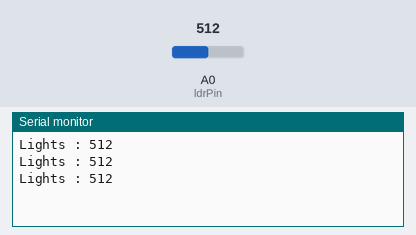
Bench run of a sketch on a simulated Arduino Uno, built with avr-gcc and run on an emulated ATmega328P. Shown: the last lines printed to the serial monitor. Inputs (shaded band) come from the test bench; at power-on: A0 (ldrPin) = 512.

Above: at 1.3 s.
1.4 s: A0 (ldrPin) set to 716
At 1.9 s:
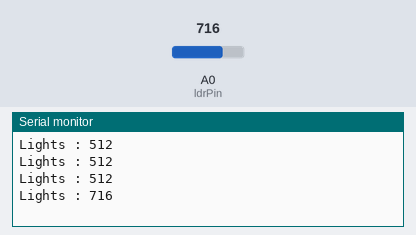
2.9 s: A0 (ldrPin) set to 900
At 3.4 s:
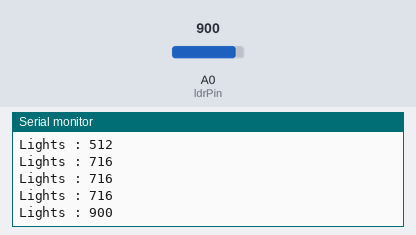
Timing chart, 0 to 5.9 s (numbered marks = the images above; inputs shaded):
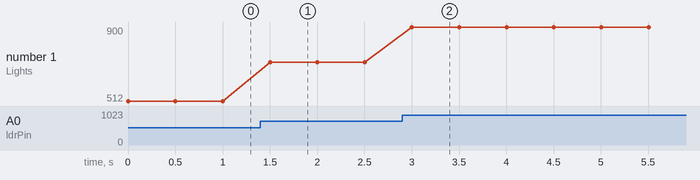

Measured:
- after the input at 1.4 s, the serial monitor: prints a new line after 0.10 s (image 1)
- after the input at 2.9 s, the serial monitor: prints a new line after 0.10 s (image 2)
- plotted number 1: 512 → 716 after the input at 1.4 s, 716 → 900 after the input at 2.9 s

The sketch:

Light_Sermon.ino
```cpp
const int ldrPin = A0;
int ldrVal = 0;

void setup(){
  Serial.begin(9600);
}

void loop(){
  ldrVal = analogRead(ldrPin);
  Serial.print("Lights : ");
  Serial.println(ldrVal);
  delay(500);
}
```
